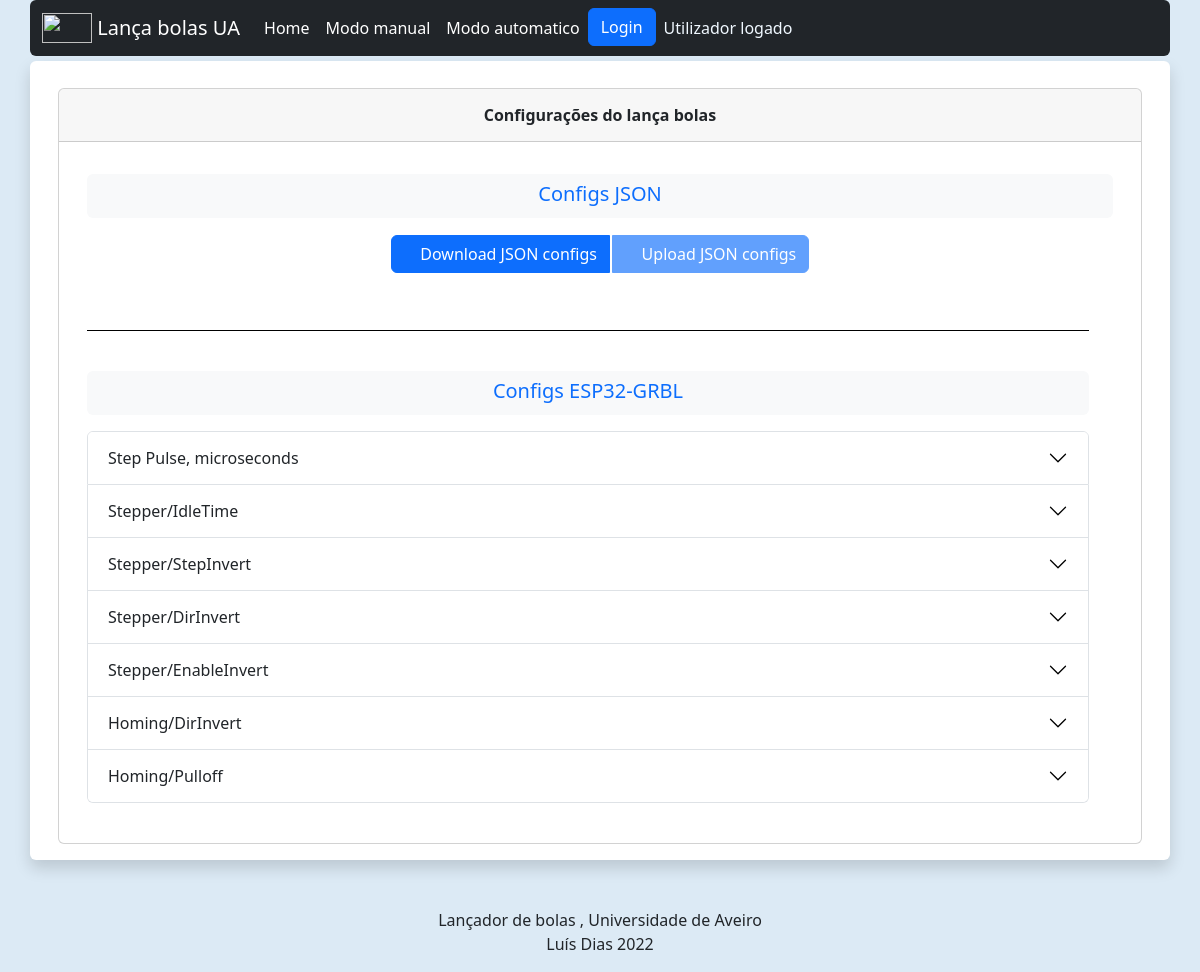
The app's page /settings (signed in) with its own data.
### appBolas/models.py (models this page shows, shortened)
class SettingsGRBL(models.Model):
    titulo=models.CharField('titulo', max_length=100)
    textoInformação = models.CharField('textoInformação', max_length=2000)          # Cria a coluna para inserir a informação referente à configuração
    valorDefault= models.IntegerField('Default')                                    # Default de cada Configuração
    valorMin= models.IntegerField('Min')                                            # Valor minimo de cada Configuração
    valorMax= models.IntegerField('Max')                                            # Valor minimo de cada Configuração
    comandoGRBL= models.CharField('comandoGRBL', max_length=100)                    # Qual o comando para receber esta configuração

### appBolas/views.py (the view)
# urls.py: path('settings', settingsReturn, name='settings'),                           # settings -> retorna a funcao settings
@login_required
def settingsReturn(request):
    if str(request.user) == 'AnonymousUser':                                # Se o usuario não estiver logado
            msgQuemEstaLogado='Utilizador não logado'                            # Constroi uma mensagem que indica se está logado ou não
    else:
        msgQuemEstaLogado= 'Utilizador logado'
    context ={
            'logado': msgQuemEstaLogado,
            'SettingsGRBL': SettingsGRBL.objects.all(),         # passa uma query com todos os objetos contidos nesta tabela
        }
    return render(request, 'settings.html', context)

### appBolas/templates/settings.html (shortened to what this page needs)
{% load static %}
<!DOCTYPE html>
<html lang="pt">
<head>
    <link rel="stylesheet" type="text/css" href="{% static 'css/bootstrap.css' %}">
    <link rel="stylesheet" type="text/css" href="{% static 'css/style.css' %}">
    <link rel="stylesheet" href="{% static 'images/icons/bootstrap-icons.css' %} ">
</head>
<body>
    <nav class="container-lg rounded navbar col-12 navbar-expand-lg navbar-dark bg-dark" z-index="999">
        <div class="container-lg col-lg m-auto">
            <a class="navbar-brand" href="/homepage">
                <img src="{% static 'images/Logo.png' %}" alt="" class="inline-brand align-top" width="50"
                    height="30">
                Lança bolas UA
            </a>
            <div class="collapse navbar-collapse" id="navbarTogglerDemo03">
                <ul class="navbar-nav me-auto mb-2 mb-lg-0">
                    <li class="nav-item">
                        <a class="nav-link active" aria-current="page" href="/homepage">Home</a>
                    </li>
                    <li class="nav-item">
                        <a class="nav-link active" href="/">Modo manual</a>
                    </li>
                    <li class="nav-item" >
                        <a class="nav-link active" href="/modoauto">Modo automatico</a>
                    </li>
                    <li class="nav-item" >
                        <div class="col" style="color: aliceblue;text-align: right; "><a href="/admin"><button type="button" class="btn btn-primary">Login</button></a></div>
                    </li>
                    <li class="nav-item">
                        <div class="nav-link disable"  ><div id="txt_logado">{{logado}}</div></div>
                    </li>
                </ul>
            </div>
        </div>
    </nav>
    <div id="espacamento_topo"></div>
    <div class="container-lg align-self-sm-auto " >
        <div class="row shadow p-3 mb-5 bg-body rounded text-alg">
            <div class="col-lg-12 align-items-center" style="margin-top: 1%;">
                <div class="card">
                        <div class="card-header">
                                <div id="div_container_but_settings">
                                    <h6>
                                        <strong> Configurações do lança bolas  </strong>
                                    </h6>
                                </div>
                        </div>
                    <div class="card-body">
                        <p class="card-text">
                        <div class="container">
                        <div class="row">
                            <div class="col-12 text-center mb-3">
                                <div class="bg-light text-primary pt-2 pb-1 rounded">
                                 <h5>Configs JSON</h5>
                                </div>
                                <div class="btn-group" role="group" aria-label="Botões de download e upload">
                                    <button type="button" class="btn btn-primary" onclick="btn_downloaJsonConfigs()" id="btn_download_JSON" style="margin: 1px;">
                                        <i class="bi bi-box-arrow-down"></i> Download JSON configs
                                    </button>
                                    <button type="button" class="btn btn-primary" onclick="btn_uploadJsonConfigs()" id="btn_UPLOAD_JSON" style="margin: 1px;" disabled>
                                        <i class="bi bi-box-arrow-up"></i> Upload JSON configs
                                    </button>
                                </div>
                                </p>
                        </div>
                        <div class="row">
                            <div class="col-12 text-center">
                            <br>
                            <span style="display:block; border-top: 1px solid black;"></span>
                            <br>
                            </div>
                        </div>
                        <div class="row">
                            <div class="col-12 text-center mt-3">
                            <div class="bg-light text-primary pt-2 pb-1 rounded">
                                 <h5>Configs ESP32-GRBL</h5>
                            </div>
                                <div class="accordion" id="accordionExample">
                                    {% for comando in SettingsGRBL %}
                                    <div class="accordion-item"><h2 class="accordion-header"
                                        id="panelsStayOpen-heading{{ comando.id }}">
                                        <button
                                            id="botaoSlider{{ comando.id }}" class="accordion-button collapsed" type="button" data-bs-toggle="collapse"
                                            data-bs-target="#panelsStayOpen-collapse{{ comando.id }}" aria-expanded="false"
                                            aria-controls="panelsStayOpen-collapse{{ comando.id }}">
                                            {{ comando.titulo }}
                                        </button>
                                        </h2>
                                    </div>
                                    {% endfor %}
                        </div>
                    </div>
                </div>
            </div>
                    </div>
                    <div>
                        <br>
                    </div>
                </div>
            </div>
    <div class="row-lg text-alg"  >
            Lançador de bolas , Universidade de Aveiro
            <p>Luís Dias 2022</p>
    </div>
</body>
</html>

### appBolas/static/css/style.css (style rules this page uses)
body { background-color: rgb(220, 234, 245); }
#div_container_but_settings { padding-top: 9px; position: relative; }
#espacamento_topo { height: 5px; }
.text-alg { text-align: center; }
#txt_logado { color: aliceblue; text-align: right; }

### records on screen
SettingsGRBL: titulo "Step Pulse, microseconds"
SettingsGRBL: titulo "Stepper/IdleTime"
SettingsGRBL: titulo "Stepper/StepInvert"
SettingsGRBL: titulo "Stepper/DirInvert"
SettingsGRBL: titulo "Stepper/EnableInvert"
SettingsGRBL: titulo "Homing/DirInvert"
SettingsGRBL: titulo "Homing/Pulloff"

### other values on screen
{{ logado }} "Utilizador logado"
